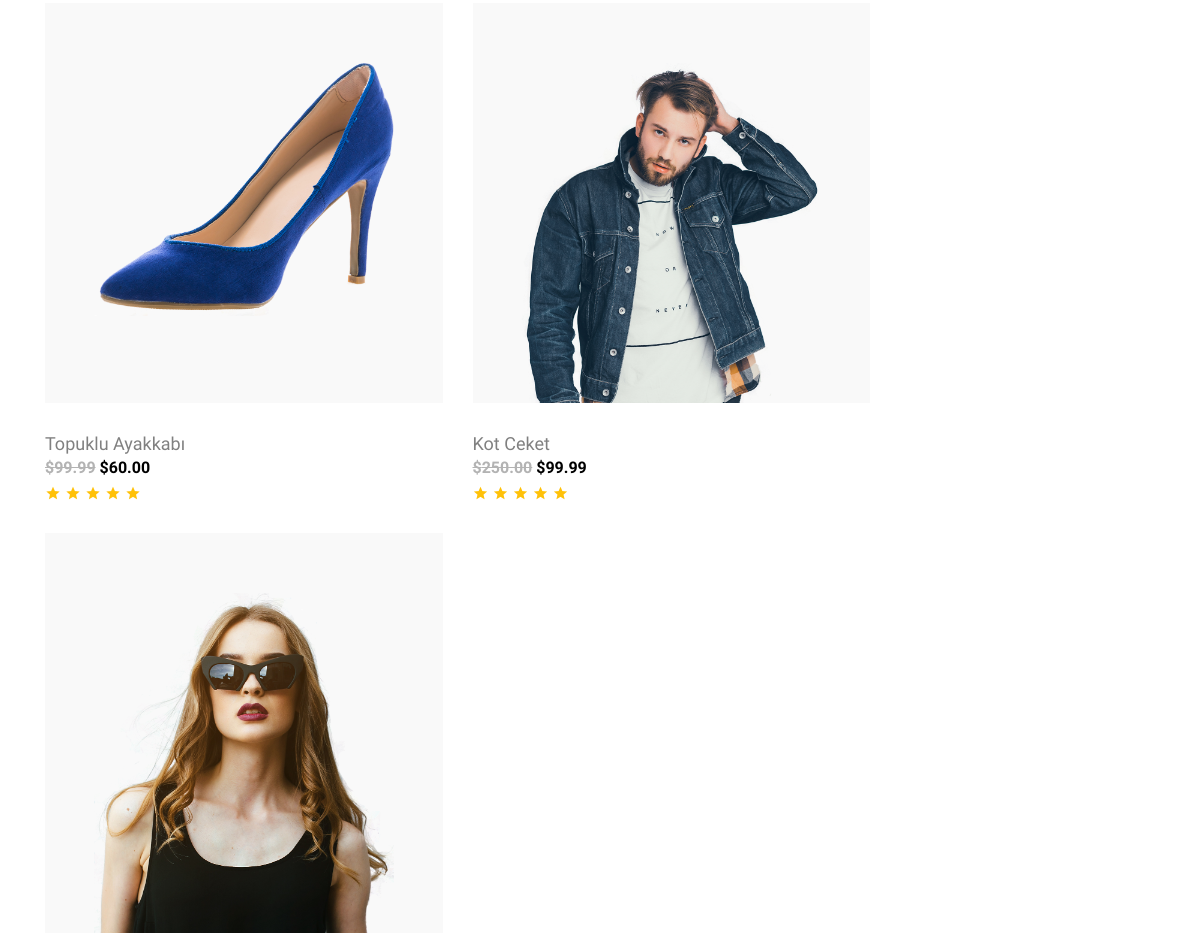
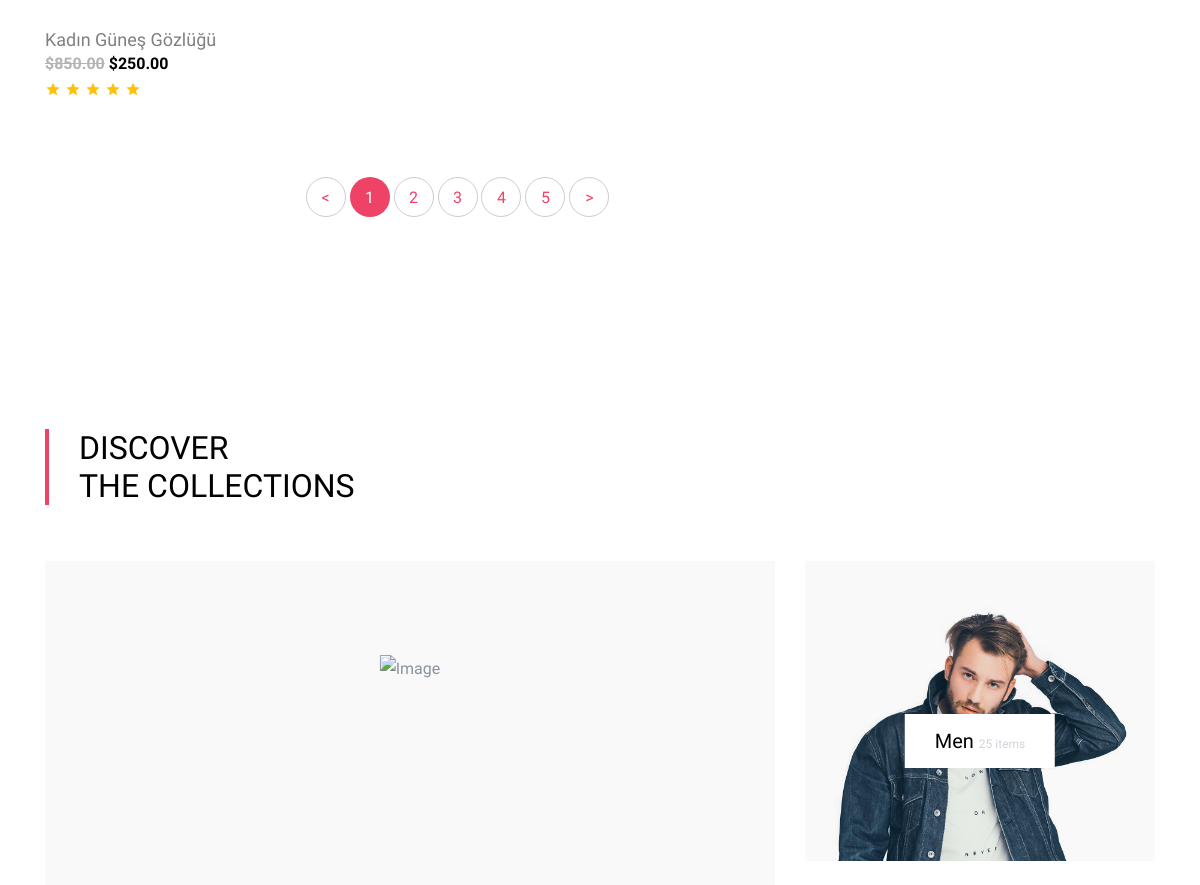
Before: /products/ (middle part) with the older database file (2 pictures, top to bottom).
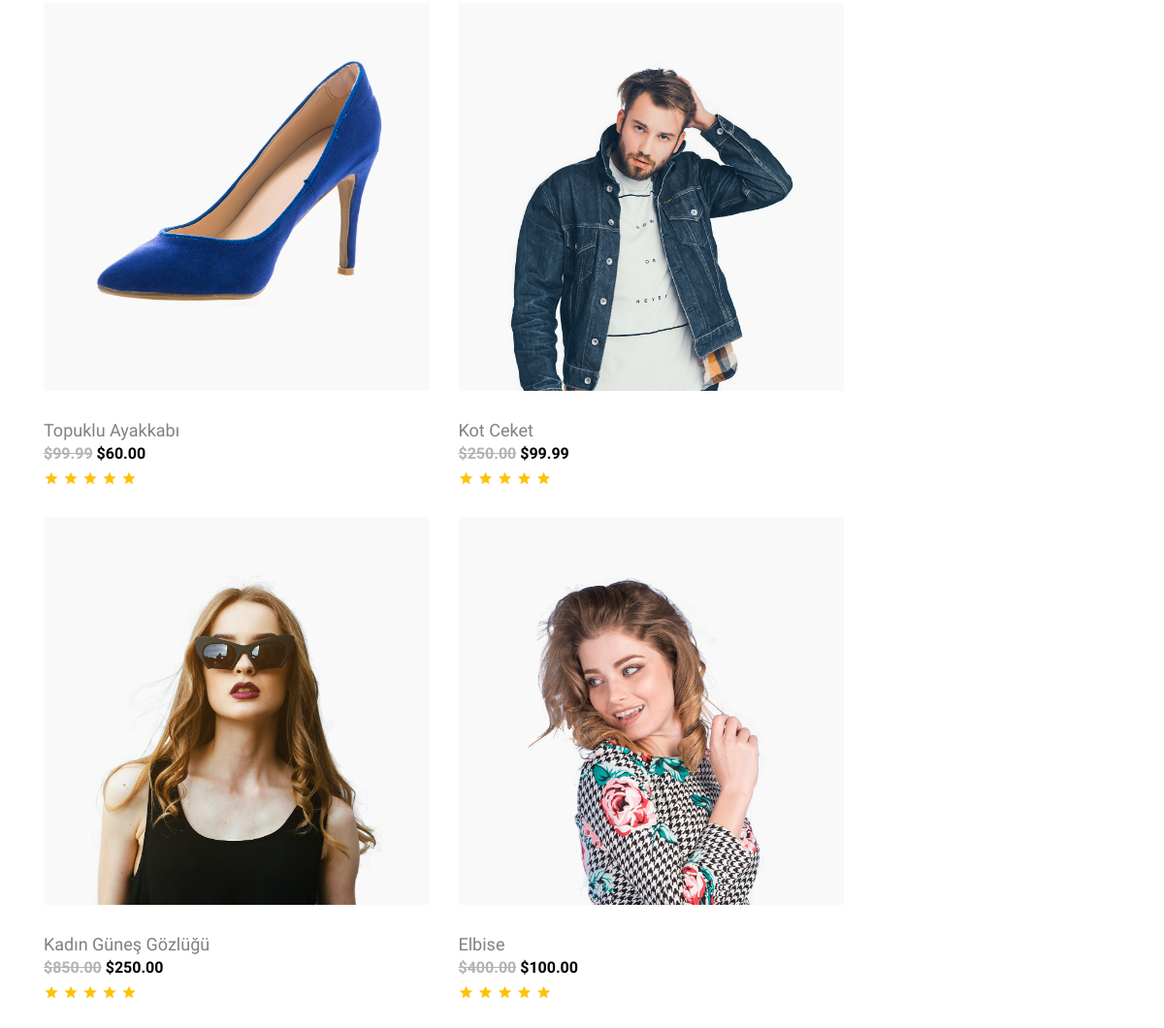
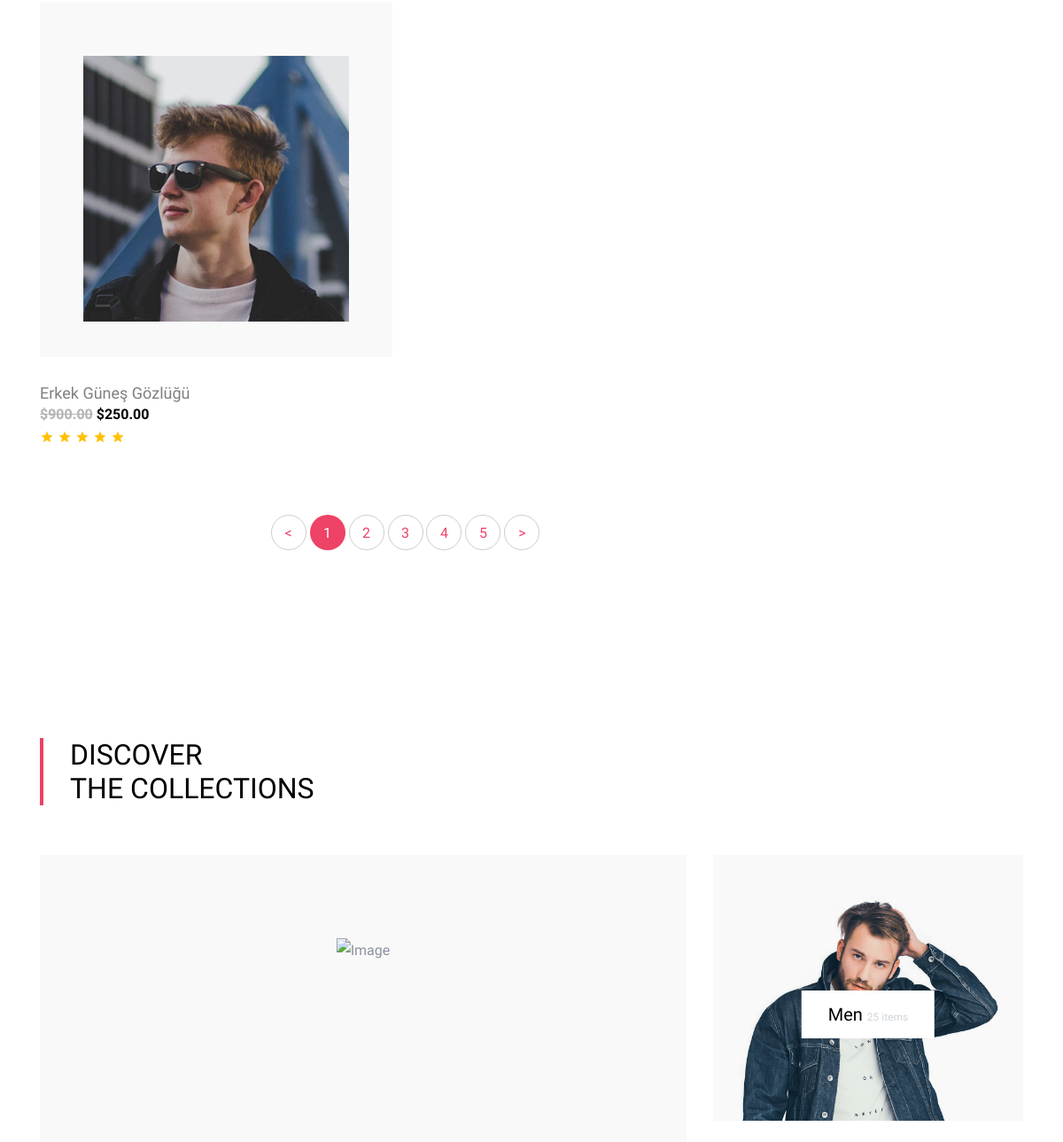
After: the same page with the newer database file (2 pictures, top to bottom).
### products/models.py (models this page shows, shortened)
class Product(models.Model):
    genders = (
        ('M','Erkek'),
        ('F','Kadın'),
    )
    title = models.CharField("Başlık", max_length=150)
    description = models.TextField("Açıklama")
    price = models.DecimalField(max_digits=10, decimal_places=2, default=0)
    old_price = models.DecimalField(max_digits=10, decimal_places=2, default=0)
    image = models.ImageField(upload_to="products")
    slug = models.SlugField(unique=True, db_index=True, default="")
    is_active = models.BooleanField(default=True)
    is_home = models.BooleanField(default=True)
    gender = models.CharField("Cinsiyet", max_length=1, choices=genders, default=1)
    category = models.ManyToManyField(Category)
    class Meta:
        verbose_name = "Ürün"
        verbose_name_plural = "Ürünler"

### products/views.py (the view)
# urls.py: path('', include("products.urls")),
def products(request):
    product = Product.objects.filter(is_active=True)
    return render(request, "products.html", {
        "product": product
    })

### products/templates/products.html (shortened to what this page needs)
{% extends "products/base.html" %}
{% load static %}
{% block content %}
  <div class="site-wrap">
    {% include "partials/_shop-section.html" %}
    {% include "partials/_section1.html" %}
  </div>
{% endblock content %}

### products/templates/partials/_item-section.html
{% load static %}
{% for p in product %}
<div class="col-lg-6 col-md-6 item-entry mb-4">
  <a href="{% url 'product_details' p.slug %}" class="product-item md-height bg-gray d-block">
    <img src="{{p.image.url}}" alt="Image" class="img-fluid">
  </a>
  <h2 class="item-title"><a href="{% url 'product_details' p.slug %}"> {{p.title}} </a></h2>
  <strong class="item-price"><del>${{p.old_price}}</del> ${{p.price}}</strong>
  <div class="star-rating">
    <span class="icon-star2 text-warning"></span>
    <span class="icon-star2 text-warning"></span>
    <span class="icon-star2 text-warning"></span>
    <span class="icon-star2 text-warning"></span>
    <span class="icon-star2 text-warning"></span>
  </div>
</div>
{% endfor %}

Changed rows visible on the page:
added Product: image (picture), title "Elbise", old_price "400.00", price "100.00"
added Product: image (picture), title "Erkek Güneş Gözlüğü", old_price "900.00", price "250.00"
